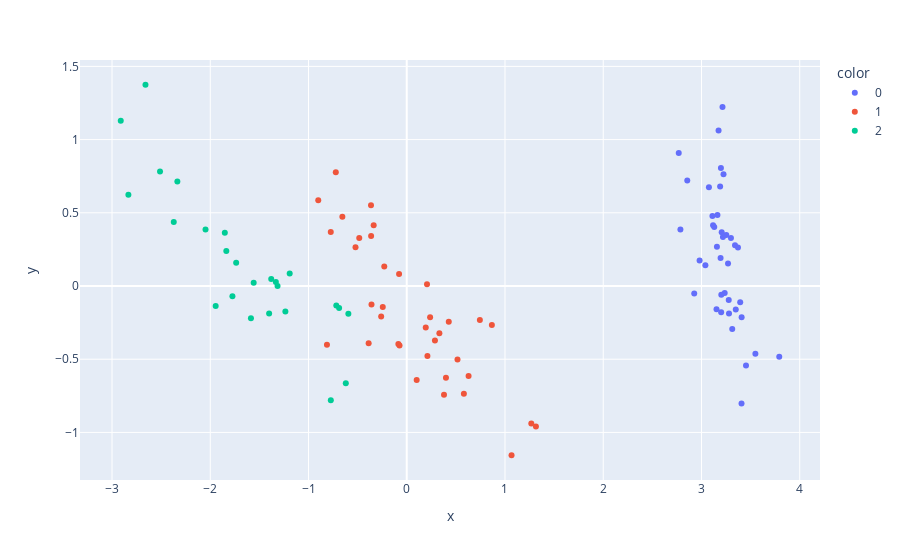

The cell this chart's notebook holds for it:
### Code cell
fig = px.scatter(x=X_test_pca[:, 0],y= X_test_pca[:, 1],color=[str(x) for x in target_test])
fig.show()

### Figure 1 — Plotly figure (JSON) as saved in the notebook; plotly's stock layout.template omitted (floating-point values rounded to 4 significant figures)
{"data": [{"hovertemplate": "color=0<br>x=%{x}<br>y=%{y}<extra></extra>", "legendgroup": "0", "marker": {"color": "#636efa", "symbol": "circle"}, "mode": "markers", "name": "0", "orientation": "v", "showlegend": true, "type": "scatter", "x": [3.372, 3.13, 3.453, 3.277, 2.926, 3.174, 3.153, 3.236, 3.214, 3.549, 3.3, 2.855, 3.313, 3.04, 3.218, 2.981, 3.163, 3.2, 3.194, 2.769, 2.786, 3.341, 3.253, 3.157, 3.076, 3.111, 3.118, 3.408, 3.28, 3.206, 3.409, 3.349, 3.224, 3.19, 3.27, 3.394, 3.792, 3.198, 3.202], "xaxis": "x", "y": [0.2633, 0.4036, -0.5421, -0.09625, -0.05112, 1.062, -0.1594, -0.04689, 1.223, -0.4628, 0.3277, 0.7199, -0.293, 0.1425, 0.3343, 0.1736, 0.4858, -0.1793, 0.1906, 0.9083, 0.3861, 0.2783, 0.3476, 0.2682, 0.6743, 0.4775, 0.4148, -0.8024, -0.1871, 0.3675, -0.2137, -0.1606, 0.7631, 0.6797, 0.1545, -0.1115, -0.4839, 0.8064, -0.06016], "yaxis": "y"}, {"hovertemplate": "color=1<br>x=%{x}<br>y=%{y}<extra></extra>", "legendgroup": "1", "marker": {"color": "#EF553B", "symbol": "circle"}, "mode": "markers", "name": "1", "orientation": "v", "showlegend": true, "type": "scatter", "x": [0.2378, -0.07347, 1.067, -0.2603, 1.268, 0.101, 0.5166, 0.2062, -0.4834, -0.8121, -0.07792, 0.1934, 0.3793, -0.3626, 0.7443, 0.5816, 0.2871, 0.2106, -0.3638, -0.9007, -0.7733, 1.315, 0.8664, -0.6552, -0.5213, -0.2439, -0.7222, 0.3991, 0.4277, -0.3877, -0.2287, 0.3322, -0.3588, -0.08543, 0.6294, -0.3366], "xaxis": "x", "y": [-0.2132, -0.4068, -1.156, -0.2079, -0.9395, -0.6426, -0.5013, 0.01184, 0.328, -0.4011, 0.08233, -0.2842, -0.7425, 0.341, -0.2321, -0.7362, -0.3723, -0.4772, 0.551, 0.5849, 0.369, -0.9594, -0.2662, 0.4729, 0.2645, -0.1427, 0.7767, -0.6271, -0.2439, -0.3914, 0.1326, -0.3232, -0.1262, -0.3955, -0.615, 0.4157], "yaxis": "y"}, {"hovertemplate": "color=2<br>x=%{x}<br>y=%{y}<extra></extra>", "legendgroup": "2", "marker": {"color": "#00cc96", "symbol": "circle"}, "mode": "markers", "name": "2", "orientation": "v", "showlegend": true, "type": "scatter", "x": [-0.6885, -2.335, -2.048, -0.5943, -1.235, -1.191, -0.6203, -2.833, -1.379, -1.837, -1.774, -2.511, -2.371, -1.945, -1.558, -0.7729, -1.332, -1.401, -0.7171, -2.659, -1.852, -1.586, -2.911, -1.315, -1.736], "xaxis": "x", "y": [-0.1498, 0.7143, 0.3867, -0.1896, -0.1736, 0.08551, -0.6637, 0.6235, 0.04718, 0.2395, -0.07074, 0.7827, 0.4375, -0.1359, 0.02158, -0.7808, 0.02726, -0.1874, -0.1336, 1.375, 0.3636, -0.2206, 1.128, 0.0004521, 0.1589], "yaxis": "y"}], "layout": {"legend": {"title": {"text": "color"}, "tracegroupgap": 0}, "margin": {"t": 60}, "xaxis": {"anchor": "y", "domain": [0, 1], "title": {"text": "x"}}, "yaxis": {"anchor": "x", "domain": [0, 1], "title": {"text": "y"}}}}
